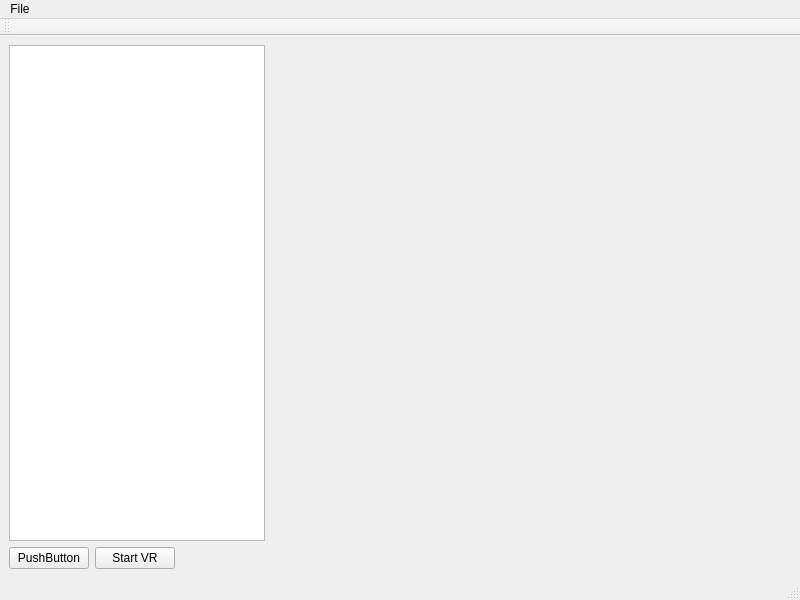
<?xml version="1.0" encoding="UTF-8"?>
<ui version="4.0">
 <class>MainWindow</class>
 <widget class="QMainWindow" name="MainWindow">
  <property name="geometry">
   <rect>
    <x>0</x>
    <y>0</y>
    <width>800</width>
    <height>600</height>
   </rect>
  </property>
  <property name="windowTitle">
   <string>MainWindow</string>
  </property>
  <widget class="QWidget" name="centralwidget">
   <layout class="QVBoxLayout" name="verticalLayout">
    <item>
     <layout class="QHBoxLayout" name="horizontalLayout">
      <item>
       <widget class="QTreeView" name="treeView">
        <property name="sizePolicy">
         <sizepolicy hsizetype="Fixed" vsizetype="Expanding">
          <horstretch>0</horstretch>
          <verstretch>0</verstretch>
         </sizepolicy>
        </property>
        <property name="contextMenuPolicy">
         <enum>Qt::ActionsContextMenu</enum>
        </property>
       </widget>
      </item>
      <item>
       <widget class="QVTKOpenGLNativeWidget" name="vtkWidget" native="true">
        <property name="sizePolicy">
         <sizepolicy hsizetype="Expanding" vsizetype="Expanding">
          <horstretch>0</horstretch>
          <verstretch>0</verstretch>
         </sizepolicy>
        </property>
       </widget>
      </item>
     </layout>
    </item>
    <item>
     <layout class="QHBoxLayout" name="horizontalLayout_2">
      <item>
       <widget class="QPushButton" name="pushButton">
        <property name="text">
         <string>PushButton</string>
        </property>
       </widget>
      </item>
      <item>
       <widget class="QPushButton" name="pushButton_2">
        <property name="text">
         <string>Start VR</string>
        </property>
       </widget>
      </item>
      <item>
       <spacer name="horizontalSpacer">
        <property name="orientation">
         <enum>Qt::Horizontal</enum>
        </property>
        <property name="sizeHint" stdset="0">
         <size>
          <width>40</width>
          <height>20</height>
         </size>
        </property>
       </spacer>
      </item>
     </layout>
    </item>
   </layout>
  </widget>
  <widget class="QMenuBar" name="menubar">
   <property name="geometry">
    <rect>
     <x>0</x>
     <y>0</y>
     <width>800</width>
     <height>21</height>
    </rect>
   </property>
   <widget class="QMenu" name="menuFile">
    <property name="title">
     <string>File</string>
    </property>
    <addaction name="actionOpen_File"/>
   </widget>
   <addaction name="menuFile"/>
  </widget>
  <widget class="QStatusBar" name="statusbar"/>
  <widget class="QToolBar" name="toolBar">
   <property name="windowTitle">
    <string>toolBar</string>
   </property>
   <attribute name="toolBarArea">
    <enum>TopToolBarArea</enum>
   </attribute>
   <attribute name="toolBarBreak">
    <bool>false</bool>
   </attribute>
  </widget>
  <action name="actionOpen_File">
   <property name="icon">
    <iconset resource="icons.qrc">
     <normaloff>:/Icons/fileopen.png</normaloff>:/Icons/fileopen.png</iconset>
   </property>
   <property name="text">
    <string>Open File</string>
   </property>
   <property name="menuRole">
    <enum>QAction::NoRole</enum>
   </property>
  </action>
  <action name="actionItem Options">
   <property name="icon">
    <iconset resource="icons.qrc">
     <normaloff>:/Icons/help.png</normaloff>:/Icons/help.png</iconset>
   </property>
   <property name="text">
    <string>Item Options</string>
   </property>
   <property name="menuRole">
    <enum>QAction::NoRole</enum>
   </property>
  </action>
 </widget>
 <customwidgets>
  <customwidget>
   <class>QVTKOpenGLNativeWidget</class>
   <extends>QWidget</extends>
   <header location="global">qvtkopenglnativewidget.h</header>
   <container>1</container>
  </customwidget>
 </customwidgets>
 <resources>
  <include location="icons.qrc"/>
 </resources>
 <connections/>
</ui>
